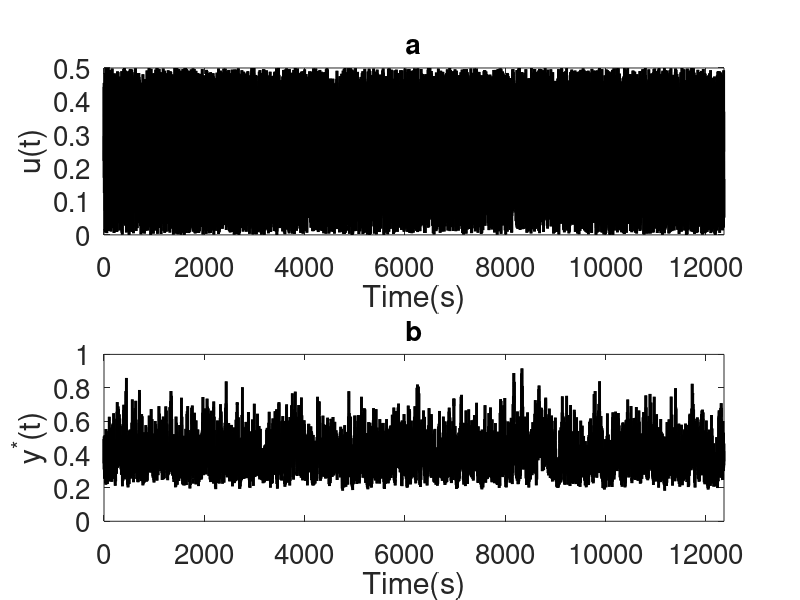

The MATLAB source for this figure: (Note: this script raises an error after producing the figure.)
clear all
close all
clc

%% Input signal generation and flags initialization
trans = 0;                                              % Transitory regime for AFRICO signal
Ts = 1;
N = 20;                                                 % System dimension
L = 12360;                                              % Signal Length
notests = 1;                                           % Number of tests
contorr = 0;
avgynet = 0;                                            % AFRICO output average over notests
avgyfnet = 0;                                           % FORCE output average over notests

rho = 0.01;
immsemed = 0;                                            % Average IMMSE for AFRICO
immsemedf = 0;                                           % Average IMMSE for FORCE
Nnet = N;                                                % Network dimensionality                            
%% Target NARMA10 system

% Parameters
T = L+40;                                               % sequence length
u = rand(1, T) * 0.5;                                   % uniformly distributed input in [0, 0.5]
y = zeros(1, T);                                        % output initialisation

% Initialise first 10 values
y(1:10) = 0.0;

% Generate NARMA10
for t = 11:T-1
    sum_y = sum(y(t-10+1:t));  
    y(t+1) = 0.3 * y(t) + 0.05 * y(t) * sum_y + 1.5 * u(t-9) * u(t) + 0.1;
end

u = u(:,41:end);
y = y(:,41:end);
save('narma10.mat', 'u', 'y');

%% Target PLOTS
u_input = u;
t = 0:1:L-1;

% % Can add post-synaptic noise to the output
% SNR = 50;
% y=awgn(y,SNR);

% Input generation plot

figure(1)
subplot(2,1,1)
plot(t,u_input,'k','Linewidth',2);
xlabel('Time(s)','fontsize', 20)
ylabel('u(t)','fontsize', 20)
set(gca,'FontSize',20)
title ('a','fontsize', 20)
xlim([0 L])
ylim([0 0.5])
subplot(2,1,2)

plot(t,y,'k','Linewidth',2);
xlabel('Time(s)','fontsize', 20)
ylabel('y^*(t)','fontsize', 20)
set(gca,'FontSize',20)
xlim([0 L])
ylim([0 1])
title ('b','fontsize', 20)


output(1,1:1:L) = y;
input(1,1:1:L) = u_input;
save('points.mat','input','output');
% Training and test data generation

input_training = input(1,1:1:0.7*L);
input_validation = input(1,0.7*L+1:1:0.85*L);
input_testing = input(1,0.85*L+1:1:L);
output_training = output(1,1:1:L*0.7);
output_validation = output(1,0.7*L+1:1:L*0.85);
output_testing = output(1,0.85*L+1:1:L);

ooutput_training = output_training;
mean_output_training = mean(output_training);
%mean_output_training = 0;
output_training = ooutput_training - mean_output_training;
%output_validation = output_validation - mean_output_training;
%output_testing = output_testing - mean_output_training;
orig_output_training = output_training;

save('training.mat','input_training','output_training');
save('testing.mat','input_testing','output_testing');

%% STAGE 1 - EKF Estimation of the input and state-feedback weights
% Billings linear-block identification
% With tfest

dat = iddata(output_training',input_training',Ts);                      % Training data for the identification of the linear block
%tfesttarget = oe(dat,[Nnet,Nnet,1]);
tfesttarget = tfest(dat,Nnet,'Ts',Ts);                                     % Transfer function estimation
MSEtfesttarget = tfesttarget.Report.Fit.MSE;                                % NRMSE estimation error for the linear block
[numtarg, dentarg, Tstarg] = tfdata(tfesttarget);                           % Extract nominator, denominator and sampling time

numtarg = cell2mat(numtarg);
dentarg = cell2mat(dentarg);
[Att, Btt, Ctt, Dtt] = tf2ss(numtarg,dentarg);                      % State-space representation from the transfer function

Btarg = Btt;                                                        % Target input matrix
Atarg = Att;                                                      % Target system matrix
P = rand(Nnet,Nnet);
P = P/norm(P);
Atarg = P*Atarg*inv(P);

%% Target state generation from the determined matrices
% AFRICO and FORCE algorithms testing
statedata = targetstategen(Nnet, L, u_input, Atarg, Btarg);
state_training = statedata(:,trans+1:1:floor(L/2)+trans);

for count=1:notests

    % Intiliazing the networks parameters

    while(1)
        Anetwork = zeros(Nnet,Nnet);
        for j=1:Nnet/2
            a1=2*rand-1;
            b1=rand;

            %while(abs(a1+1i*b1)<0.7 || abs(a1+1i*b1)>0.8)
            while(abs(a1+1i*b1)>=0.99)
                a1=2*rand-1;
                b1=rand;
            end
            Anetwork(2*j-1,2*j-1) = a1;
            Anetwork(2*j,2*j) = a1;
            Anetwork(2*j-1,2*j) = -b1;
            Anetwork(2*j,2*j-1) = b1;
        end
        if(mod(Nnet,2))
            Anetwork(Nnet,Nnet) = 2*rand-1;
        end
        P = rand(Nnet,Nnet);
        P = P/norm(P);
        Anetwork = P*Anetwork*inv(P);
        Bnetwork = 2*rand(Nnet,1)-1;                            % Network input matrix
        Dnetwork = 0;
        Cnetwork = zeros(1,Nnet);                               % Network output matrix
        Knetwork = rand(1,Nnet);                                % Network feedback matrix
        factooo = 0;

        InitState = zeros(3*length(Anetwork(1,:)),1);
%         InitState(length(Anetwork(1,:))+1:2*length(Anetwork(1,:)),1) = Bnetwork;
%         InitState(2*length(Anetwork(1,:))+1:3*length(Anetwork(1,:)),1) = Knetwork;
%         InitState(:,1) = mean(InitState(:,1));
        Acl = eye(3*length(Anetwork(1,:)), 3*length(Anetwork(1,:)));
        Acl(1:length(Anetwork(1,:)),1:length(Anetwork(1,:))) = Anetwork;
        B = zeros(3*length(Anetwork(1,:)),1);
        B(1:length(Anetwork(1,:))) = Bnetwork;
        K = zeros(1,3*length(Anetwork(1,:)));
        K(1:length(Anetwork(1,:))) = Knetwork;
        SF = @(x,u)((Acl-[x(length(Acl)/3+1:2*length(Acl)/3); zeros(2*length(Acl)/3,1)]*[x(2*length(Acl)/3+1:length(Acl))' zeros(1,2*length(Acl)/3)])*x+[x(length(Acl)/3+1:2*length(Acl)/3); zeros(2*length(Acl)/3,1)]*u) - [x(length(Acl)/3+1:2*length(Acl)/3); zeros(2*length(Acl)/3,1)]*x'*[x(2*length(Acl)/3+1:length(Acl))' zeros(1,2*length(Acl)/3)]' ;
        % SF = @(x,u)((Acl-B*K)*x+B*u)-B*x'*K';
        MF = @(x)(ones(1,length(x))*x);
     
        obj = extendedKalmanFilter(SF,MF,InitState);
        for ll = 1:length(input_training)
            
            statec = correct(obj,output_training(ll));
            statep = predict(obj,input_training(ll));
            B(1:length(Anetwork(1,:))) = statep(length(Anetwork(1,:))+1:2*length(Anetwork(1,:)));
            K(1,1:length(Anetwork(1,:))) = statep(2*length(Anetwork(1,:))+1:3*length(Anetwork(1,:)));
        end
        Bnetwork = B(1:length(Anetwork(1,:)));
        Knetwork = K(1,1:length(Anetwork(1,:)));
        Anetworkclosed = (Anetwork-Bnetwork*Knetwork);
        %Anetworkclosed = Anetwork;
        if (max(abs(eig(Anetworkclosed)))<=1)
            break
        end

    end

%% STAGE 2 - OFR Readout estimation
    % Closed-loop network (adding the trained feedback to the reservoir)

    statenet = statepredgen(input_training,length(input_training),Nnet,Anetworkclosed,Bnetwork);
    % Extending the state vector for the 3rd order polynomial
    combin = nchoosek(Nnet,2);
    dimen = combin+3*Nnet+nchoosek(Nnet,3)+factorial(Nnet)/factorial(Nnet-2);
    statenetext = extendstates(statenet,combin,Nnet,length(input_training));
    % Extended state generation for the validation data

    statepred = statepredgen(input_validation,length(input_validation),Nnet,Anetworkclosed,Bnetwork);
    statepredext = extendstates(statepred,combin,Nnet,length(input_validation));
    errvect = zeros(dimen,1);                   % Validation error vector for each step
    % Orthogonal states

    maxerr = 0;                             % Maximum error for the current step
    selected_regressors = zeros(dimen,length(input_training)); % Selected regresors
    regressors_step_p = statenetext;                           % All regresors
    errorsind = zeros(dimen,1);     % Maximum error vector corresponding to each computational step with regards to the training output
    indices = zeros(dimen,1);       % Indices of the selected regresors

    % Optimum parameters for the validation

    minerr = inf;    % Minimum error for the validation
    optweight = 0;   % Optimum weights
    optstateind = 0; % Optimum regresor indices
    optstateext = 0; % Optimum extended state vector
    optoutput = 0;   % Optimum output

    % Initialization step
    initial_errs = zeros(dimen,1);
    for i=1:dimen
        % Finding the best regresor
        currerr = errors(statenetext(i,:),output_training);
        initial_errs(i,1) = currerr;
        if(currerr>maxerr)
            ind = i;
            maxerr = currerr;
        end
    end

    % First regresor selection and weight computation

    selected_regressors(1,:) = statenetext(ind,:);
    indices(1) = ind;
    errorsind(1,:) = maxerr;

    % Weight computation of first regressor
    weightstepp = orig_output_training*pinv(selected_regressors(1,:));

    % For loop

    for p=2:dimen
        maxerr = 0;
        ind =0;
        currerr=0;
        for i=1:dimen
            % Testing to see if the regresor has not been selected
            flag = 0;
            for j=1:p-1
                if i==indices(j)
                    flag = 1;
                end
            end
            % Orthogonalize the rest of the unselected regresors
            % with the last selected regressor
            if flag == 0
                regressors_step_p(i,:) = regressors_step_p(i,:) - wei(regressors_step_p(i,:),regressors_step_p(indices(p-1),:))*regressors_step_p(indices(p-1),:);
            end
        end
        for i=1:dimen
            % Testing to see if the regresor has not been selected
            flag = 0;
            for j=1:p-1
                if i==indices(j)
                    flag = 1;
                end
            end
            % Find the best unselected regresor
            if flag == 0
                currerr = errorsp(regressors_step_p(i,:),orig_output_training,output_training);
                if(currerr > maxerr)
                    ind = i;
                    maxerr = currerr;
                end
            end
        end

        % Regresor p selection and weight computation
        if ind == 0
            break;
        end
        selected_regressors(p,:) = statenetext(ind,:);

        indices(p) = ind;
        errorsind(p,:) = maxerr;

        % Least Squares for the weights of the p selected regressors

        weightstepp = orig_output_training*pinv(selected_regressors(1:p,:));

        % Computing the validation error to see the optimum


        % Output generation for the testing data using the
        % identified parameters at step p

        outputpred = outputpredgen(weightstepp,indices,statepredext);
        outputpred = outputpred + mean_output_training;
        output_validationn = output_validation(1,1:length(output_validation));
        outputpred = outputpred(1:length(outputpred));
        outerr = sum((outputpred - output_validationn').^2)/sum((output_validationn-mean(output_validationn)).^2);
        errvect(p) = outerr*100;
        % Test the current error vs the optimum error
        if(outerr < minerr)
            % Save this step as the new optimum
            minerr = outerr;
            optweight = weightstepp;
            optstateind = indices;
            optstateext = statepredext;
            optoutput = outputpred;
            flago = 0;
        end
        if(1-sum(errorsind)<rho)
            break;
        end
        if(flago>100)
            break;
        end
        flago = flago+1;
    end

    transit = floor(length(output_testing)/4);
    %transit = 0;
    %tnet = 1:length(output_testing)-transit;
    tnet = 0:Ts:length(output)*Ts-Ts-transit*Ts;
    statepred = statepredgen(input,length(input),Nnet,Anetworkclosed,Bnetwork);
    statepredext = extendstates(statepred,combin,Nnet,length(input));
    outputpred = outputpredgen(optweight,optstateind,statepredext);
    outputpred = (outputpred + mean_output_training);
    % Compute the error on the testing data
    outputpred = outputpred(transit+1:length(output));
    output_testingg = output(transit+1:length(output));
    outerr = sum((outputpred - output_testingg').^2)/sum((output_testingg-mean(output_testingg)).^2);

    err = outerr
    ynet = outputpred;

 %% FORCE Algorithm

%     Afnetwork = Anetwork;                                       % Network system matrix
%     Bfnetwork = Bnetwork;                                       % Network input matrix
%     Dfnetwork = 0;
%     Cfnetwork = zeros(1,Nnet);                                  % Network output matrix
%     Kfnetwork = 2*rand(Nnet,1)-1;                   % Network feedback matrix
% 
%     [errf,outputpred,Cfnetwork] = FORCEpp(Nnet, Anetwork, Bnetwork, input_training, orig_output_training, input, output, input_validation, output_validation, rho, mean_output_training, transf, trans,Ts,Kfnetwork);
%     yfnet = outputpred;

    % Plot of the response of the target system vs the response of the trained
    % system on the training data

%% RESULTS PLOTS
    figure(2)
    plot(tnet, output_testingg,'k', 'Linewidth', 3);  % Test signal
    hold on
    plot(tnet, ynet,'r', 'Linewidth', 2);            % AFRICO signal
%     hold on
%     plot(tnet, yfnet,'b', 'Linewidth', 1);           % FORCE signal
    xlabel('Time(s)','fontsize', 20)
    ylabel('Amplitude','fontsize', 20)
    set(gca,'FontSize',20)

    % Plot of the error between the responses of the output of the target
    % system and the trained system
    figure(3)
    subplot(2,1,1)
    plot(t,u,'k','Linewidth',2);
    xlabel('Time(s)','fontsize', 20)
    ylabel('u(t)','fontsize', 20)
    set(gca,'FontSize',20)
    title ('a','fontsize', 20)
    xlim([0 L]) ;
    subplot(2,1,2)

    plot(tnet, output_testingg,'k', 'Linewidth', 3);  % Test signal
    hold on
    plot(tnet, outputpred,'r', 'Linewidth', 2);            % AFRICO signal
    hold on
    xlabel('Time(s)','fontsize', 20)
    ylabel('Amplitude','fontsize', 20)
    set(gca,'FontSize',20)
    title ('b','fontsize', 20)
    immsemed = immsemed + err;
%     immsemedf = immsemedf + errf;
    avgynet = avgynet + ynet;

end
errvect = errvect(2:p)/100;
figure(4)
plot(errvect,'r', 'Linewidth', 3);  % Test signal
xlabel('Epoch','fontsize', 20)
ylabel('Amplitude','fontsize', 20)
xlim([0 length(errvect)])
set(gca,'FontSize',20)
immsemed = immsemed/notests
immsemedf = immsemedf/notests
